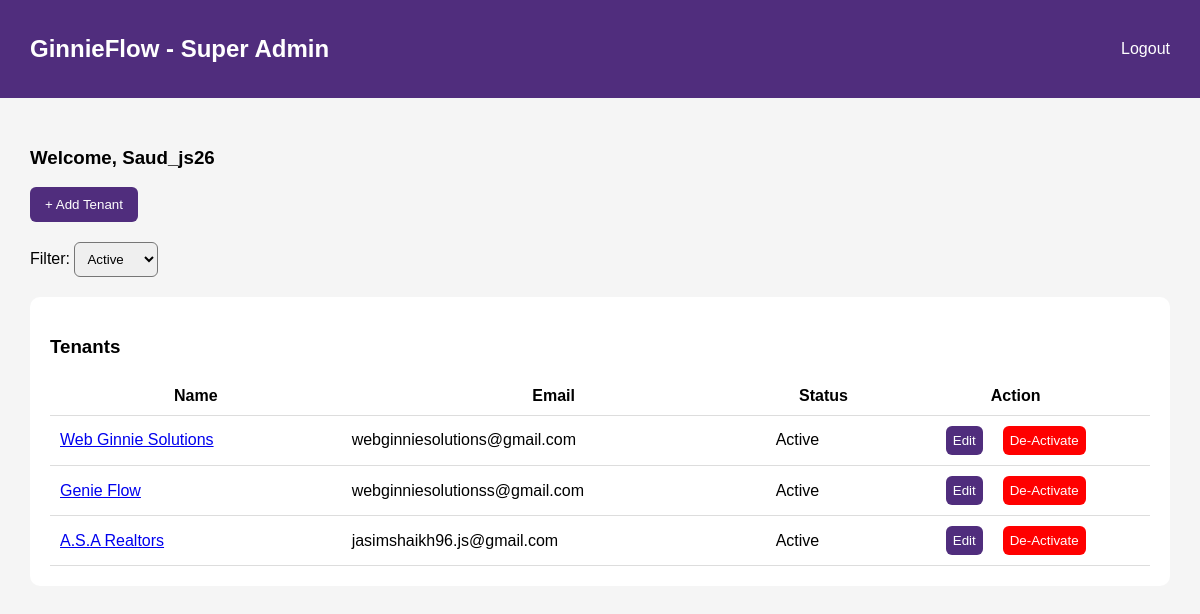
/accounts/superadmin (signed in), run on an earlier commit of the app's database.
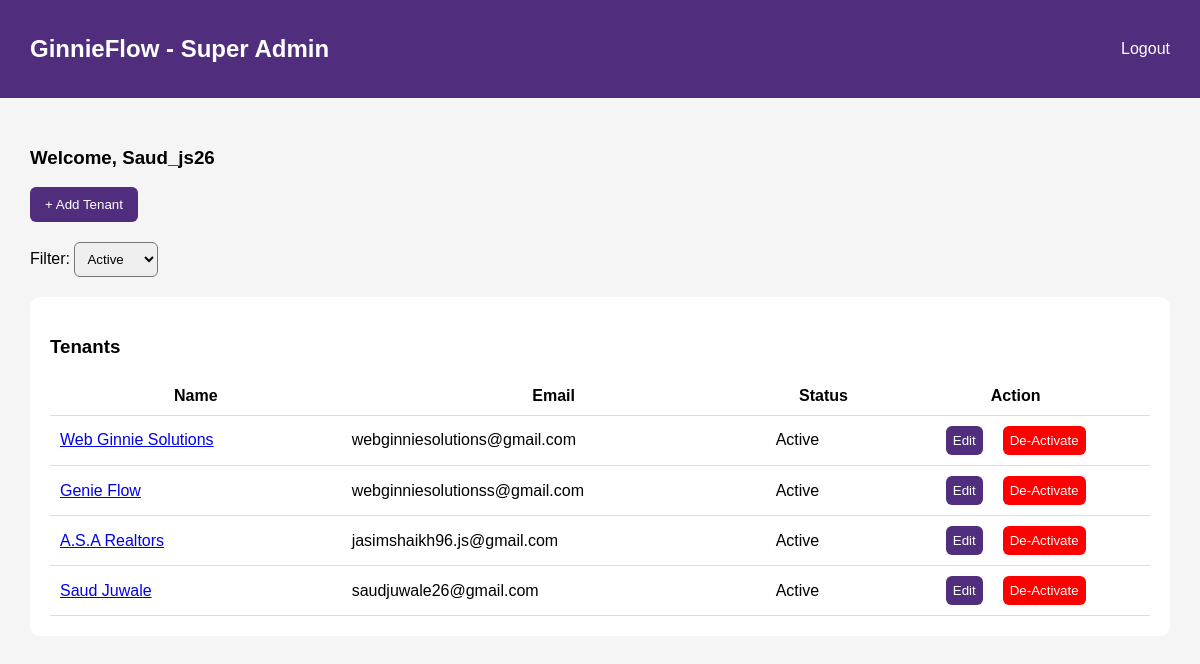
And on a later commit of the database.
### accounts/models.py (models this page shows, shortened)
class Tenant(models.Model):
    name = models.CharField(max_length=255)
    email = models.EmailField(unique=True)
    is_active = models.BooleanField(default=True)
    created_at = models.DateTimeField(auto_now_add=True)

### accounts/views.py (the view)
# urls.py: path('superadmin',views.superadmin_dashboard,name='superadmin'),
def superadmin_dashboard(request):
    if not request.user.is_superuser:
        return redirect('login')
    status = request.GET.get('status', 'active')
    if status == 'inactive':
        tenants = Tenant.objects.filter(is_active=False)
    elif status == 'all':
        tenants = Tenant.objects.all()
    else:
        tenants = Tenant.objects.filter(is_active=True)
    return render(request, 'dashboard/superadmin.html', {
        'tenants': tenants,
        'status': status
    })

### templates/dashboard/superadmin.html (shortened to what this page needs)
{% load static %}
<!DOCTYPE html>
<html>
    <head>
        <link rel="stylesheet" href="{% static 'css/components.css' %}">
        <link rel="stylesheet" href="{% static 'css/dashboard.css' %}">
    </head>
<body>
    <div style="display: flex; justify-content: space-between; align-items: center;" class="header">
        <h2>GinnieFlow - Super Admin</h2>
        <a href="{% url 'logout' %}" style="color: white; text-decoration: none;">Logout</a>
    </div>
    <div class="container">
    <h3>Welcome, {{ request.user.username }}</h3>
    <button class="btn" onclick="openModal('addModal')">+ Add Tenant</button>
    <form method="GET" id="filterForm">
        <label>Filter:</label>
        <select name="status" style="padding:8px; border-radius:6px; margin-top: 20px;" onchange="document.getElementById('filterForm').submit()">
            <option value="active" {% if status == 'active' %}selected{% endif %}>Active</option>
        </select>
    </form>
    <div class="card">
        <h3>Tenants</h3>
        <table>
            <tr>
                <th>Name</th>
                <th>Email</th>
                <th>Status</th>
                <th>Action</th>
            </tr>
            {% for tenant in tenants %}
            <tr>
                <td>
                    <a href="{% url 'tenant_detail' tenant.id %}">
                        {{ tenant.name }}
                    </a>
                </td>
                <td>{{ tenant.email }}</td>
                <td>{% if tenant.is_active == True %}Active{%else%}Inactive{% endif %}</td>
                <td style="display: flex; justify-content: center; gap: 20px;">
                    <button class="btn" style="padding: 7px;"
                        onclick="openEditModal('{{ tenant.id }}','{{ tenant.name }}','{{ tenant.email }}')">
                        Edit
                    </button>
                    {% if tenant.is_active %}
                    <form method="POST" action="{% url 'delete-tenant' tenant.id %}" style="display:inline;">
                        <button type="submit" class="btn" style="background:red; padding: 7px;"
                            onclick="return confirm('Are you sure you want to delete this tenant?')">
                            De-Activate
                        </button>
                    </form>
                    {% endif %}
                </td>
            </tr>
            {% endfor %}
        </table>
    </div>
</div>
</body>
</html>

What changed in the data, as far as the page shows it:
added Tenant: name "Saud Juwale", email "saudjuwale26@gmail.com", is_active "Active"
